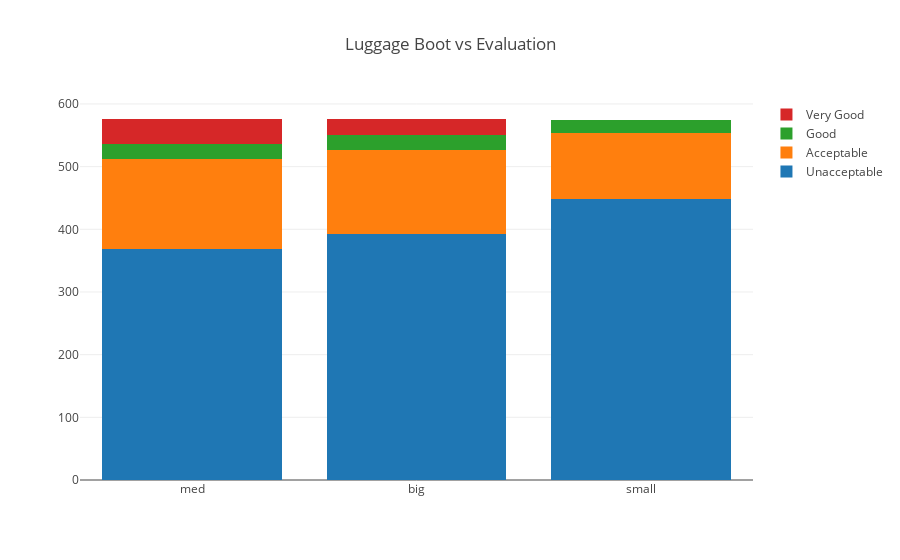

Here is the notebook cell this chart was saved with:
### Code cell
data = [
    go.Bar(
        x=a[4].index, # assign x as the dataframe column 'x'
        y=lb['unacc'],
        name='Unacceptable'
    ),
    go.Bar(
        x=a[4].index,
        y=lb['acc'],
        name='Acceptable'
    ),
    go.Bar(
        x=a[4].index,
        y=lb['good'],
        name='Good'
    ),
    go.Bar(
        x=a[4].index,
        y=lb['vgood'],
        name='Very Good'
    )

]

layout = go.Layout(
    barmode='stack',
    title='Luggage Boot vs Evaluation'
)

fig = go.Figure(data=data, layout=layout)
py.iplot(fig, filename='cars_donut')

### Figure 1 — Plotly figure (JSON) as saved in the notebook; plotly's stock layout.template omitted (floating-point values rounded to 4 significant figures)
{"data": [{"name": "Unacceptable", "type": "bar", "uid": "a81aaa94-e15a-48ee-924e-e029076c197f", "x": ["med", "big", "small"], "y": [368, 392, 449]}, {"name": "Acceptable", "type": "bar", "uid": "1d3eccc2-7178-4576-a383-ba71d41d87b9", "x": ["med", "big", "small"], "y": [144, 135, 105]}, {"name": "Good", "type": "bar", "uid": "7e72cb02-fa16-442e-94f8-48b082a1fc8e", "x": ["med", "big", "small"], "y": [24, 24, 21]}, {"name": "Very Good", "type": "bar", "uid": "f270dff7-3bc5-400e-b41b-cc9bb2d050e6", "x": ["med", "big", "small"], "y": [40, 25, 0]}], "layout": {"barmode": "stack", "title": {"text": "Luggage Boot vs Evaluation"}}}
